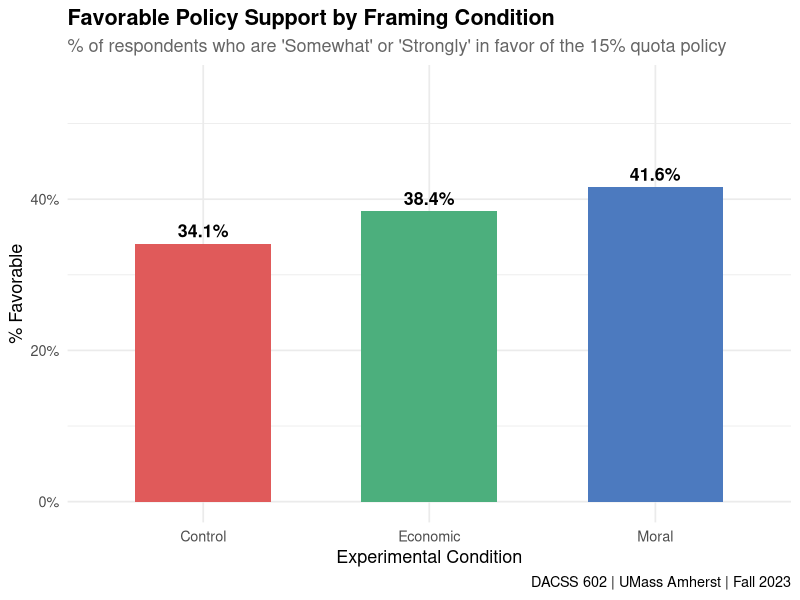
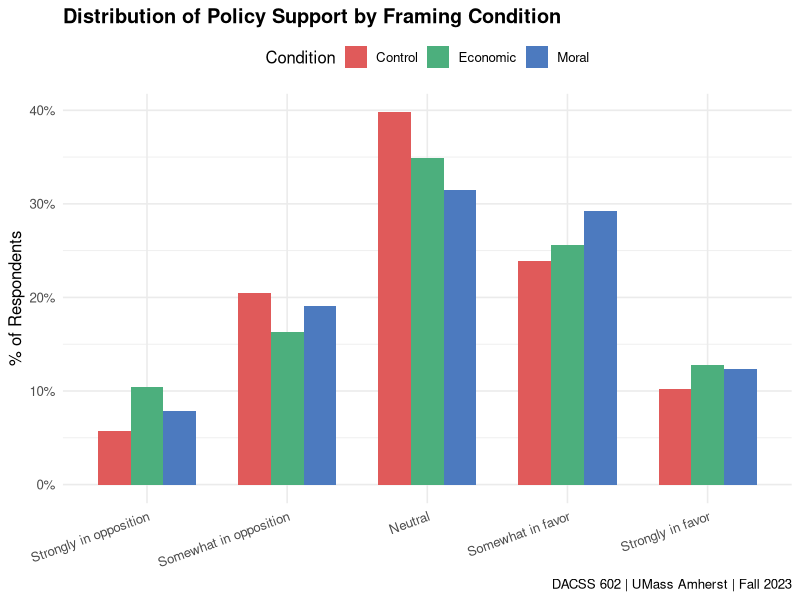
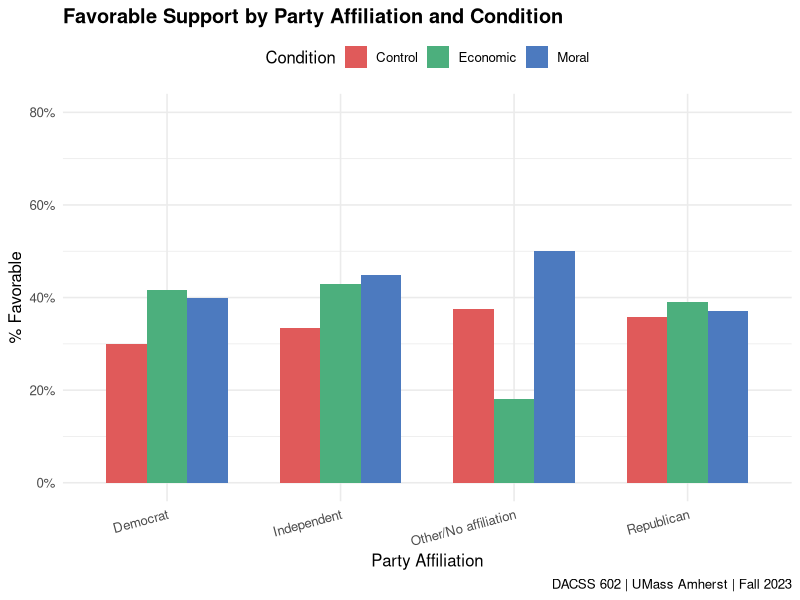
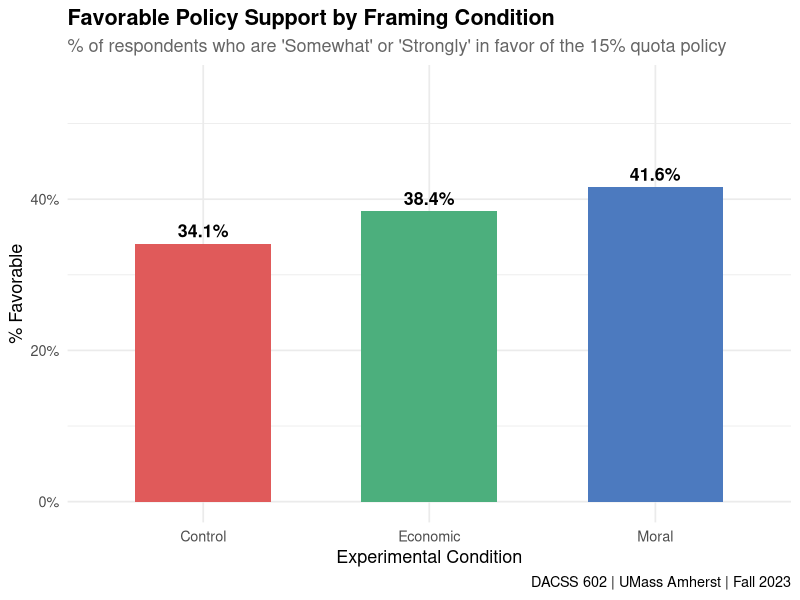
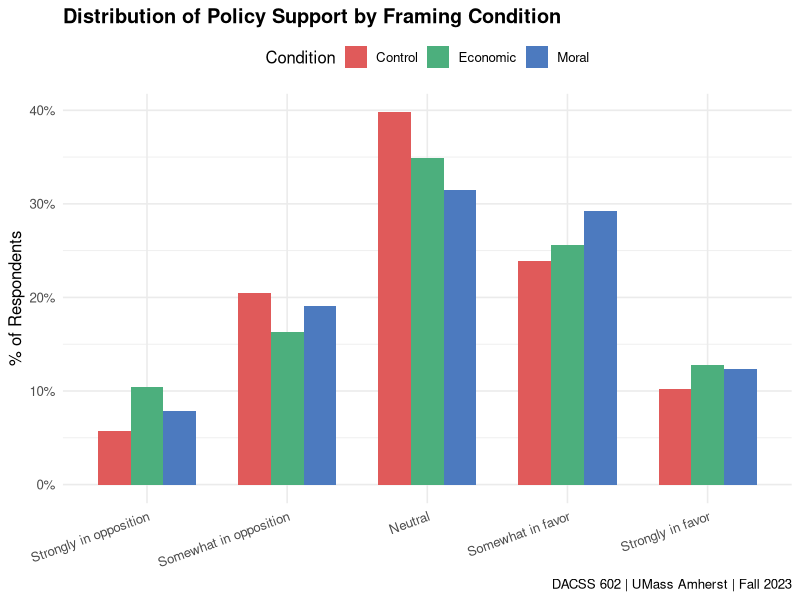
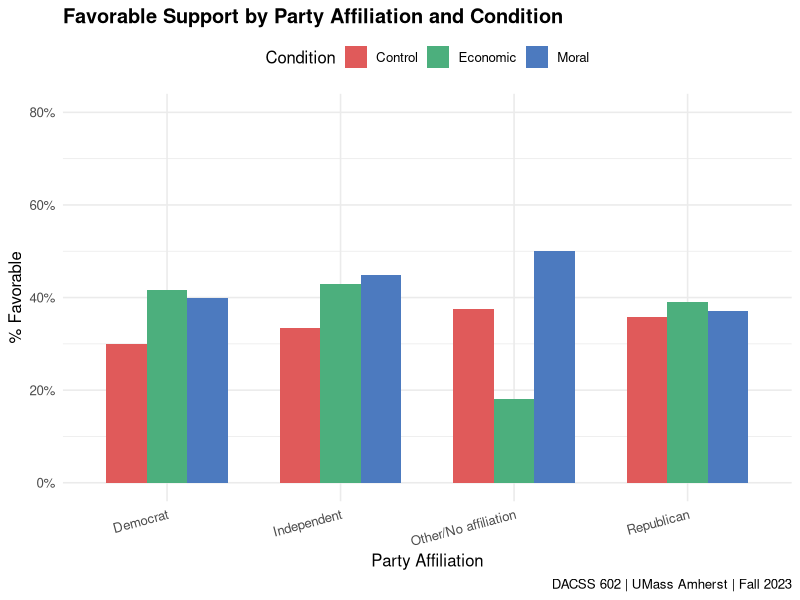

Write the R code that produced these figures, in order.
# ─────────────────────────────────────────────────────────────────────────────
# DACSS 602 — International Student Survey Experiment
# Survey Framing Effects Analysis
# Authors: Aodan, Nandni, Sagnik  |  UMass Amherst  |  Fall 2023
# ─────────────────────────────────────────────────────────────────────────────

library(tidyverse)
library(scales)

# ── 1. Load Data ──────────────────────────────────────────────────────────────
df <- read_csv("data/survey_results.csv")

# Recode condition for readable labels
df <- df %>%
  mutate(
    condition = factor(condition,
                       levels = c("control", "economic", "moral"),
                       labels = c("Control", "Economic", "Moral")),
    
    # Collapse policy_support into binary: Favorable vs Not
    favorable = case_when(
      policy_support %in% c("Somewhat in favor", "Strongly in favor") ~ 1,
      TRUE ~ 0
    ),
    
    # Ordered factor for policy support
    policy_support = factor(policy_support,
      levels = c("Strongly in opposition", "Somewhat in opposition",
                 "Neutral", "Somewhat in favor", "Strongly in favor"))
  )

# ── 2. Summary: Favorable Support by Condition ────────────────────────────────
support_summary <- df %>%
  group_by(condition) %>%
  summarise(
    n = n(),
    favorable_pct = mean(favorable) * 100,
    .groups = "drop"
  )

print(support_summary)

# ── 3. Response Distribution by Condition ─────────────────────────────────────
response_dist <- df %>%
  count(condition, policy_support) %>%
  group_by(condition) %>%
  mutate(pct = n / sum(n) * 100) %>%
  ungroup()

# ── 4. Plot: Favorable Support by Condition ───────────────────────────────────
p1 <- ggplot(support_summary, aes(x = condition, y = favorable_pct, fill = condition)) +
  geom_col(width = 0.6) +
  geom_text(aes(label = paste0(round(favorable_pct, 1), "%")),
            vjust = -0.5, size = 4.5, fontface = "bold") +
  scale_fill_manual(values = c("Control" = "#E05A5A", "Economic" = "#4CAF7D", "Moral" = "#4C7ABF")) +
  scale_y_continuous(limits = c(0, 55), labels = label_percent(scale = 1)) +
  labs(
    title = "Favorable Policy Support by Framing Condition",
    subtitle = "% of respondents who are 'Somewhat' or 'Strongly' in favor of the 15% quota policy",
    x = "Experimental Condition",
    y = "% Favorable",
    caption = "DACSS 602 | UMass Amherst | Fall 2023"
  ) +
  theme_minimal(base_size = 13) +
  theme(legend.position = "none",
        plot.title = element_text(face = "bold"),
        plot.subtitle = element_text(color = "grey40"))

print(p1)
ggsave("analysis/fig1_favorable_by_condition.png", p1, width = 7, height = 5, dpi = 150)

# ── 5. Plot: Full Response Distribution ───────────────────────────────────────
p2 <- ggplot(response_dist, aes(x = policy_support, y = pct, fill = condition)) +
  geom_col(position = "dodge", width = 0.7) +
  scale_fill_manual(values = c("Control" = "#E05A5A", "Economic" = "#4CAF7D", "Moral" = "#4C7ABF"),
                    name = "Condition") +
  scale_y_continuous(labels = label_percent(scale = 1)) +
  labs(
    title = "Distribution of Policy Support by Framing Condition",
    x = NULL, y = "% of Respondents",
    caption = "DACSS 602 | UMass Amherst | Fall 2023"
  ) +
  theme_minimal(base_size = 12) +
  theme(axis.text.x = element_text(angle = 20, hjust = 1),
        plot.title = element_text(face = "bold"),
        legend.position = "top")

print(p2)
ggsave("analysis/fig2_response_distribution.png", p2, width = 9, height = 5.5, dpi = 150)

# ── 6. Chi-Square Test: Is condition associated with policy support? ──────────
chi_test <- chisq.test(table(df$condition, df$policy_support))
print(chi_test)

# ── 7. Pairwise comparisons: Moral vs Economic favorable rates ────────────────
moral_vs_econ <- df %>%
  filter(condition %in% c("Moral", "Economic")) %>%
  mutate(condition = droplevels(condition))

prop_test <- prop.test(
  x = c(sum(moral_vs_econ$favorable[moral_vs_econ$condition == "Moral"]),
         sum(moral_vs_econ$favorable[moral_vs_econ$condition == "Economic"])),
  n = c(sum(moral_vs_econ$condition == "Moral"),
         sum(moral_vs_econ$condition == "Economic"))
)
print(prop_test)

# ── 8. Apathy Reduction: Gap between Neutral and Somewhat in Favor ────────────
apathy_df <- response_dist %>%
  filter(policy_support %in% c("Neutral", "Somewhat in favor")) %>%
  select(condition, policy_support, pct) %>%
  pivot_wider(names_from = policy_support, values_from = pct) %>%
  mutate(gap = Neutral - `Somewhat in favor`)

print(apathy_df)

# ── 9. Convincingness by Condition ───────────────────────────────────────────
conv_summary <- df %>%
  mutate(convincing = case_when(
    article_convincing %in% c("Somewhat convincing", "Strongly convincing") ~ 1,
    TRUE ~ 0
  )) %>%
  group_by(condition) %>%
  summarise(pct_convincing = mean(convincing) * 100, n = n(), .groups = "drop")

print(conv_summary)

# ── 10. Demographic breakdown of support ─────────────────────────────────────
demo_support <- df %>%
  group_by(condition, party_affiliation) %>%
  summarise(favorable_pct = mean(favorable) * 100, n = n(), .groups = "drop") %>%
  filter(n >= 5)

p3 <- ggplot(demo_support, aes(x = party_affiliation, y = favorable_pct, fill = condition)) +
  geom_col(position = "dodge", width = 0.7) +
  scale_fill_manual(values = c("Control" = "#E05A5A", "Economic" = "#4CAF7D", "Moral" = "#4C7ABF"),
                    name = "Condition") +
  scale_y_continuous(labels = label_percent(scale = 1), limits = c(0, 80)) +
  labs(
    title = "Favorable Support by Party Affiliation and Condition",
    x = "Party Affiliation", y = "% Favorable",
    caption = "DACSS 602 | UMass Amherst | Fall 2023"
  ) +
  theme_minimal(base_size = 12) +
  theme(axis.text.x = element_text(angle = 15, hjust = 1),
        plot.title = element_text(face = "bold"),
        legend.position = "top")

print(p3)
ggsave("analysis/fig3_support_by_party.png", p3, width = 9, height = 5.5, dpi = 150)

cat("\nAnalysis complete. Figures saved to analysis/\n")
